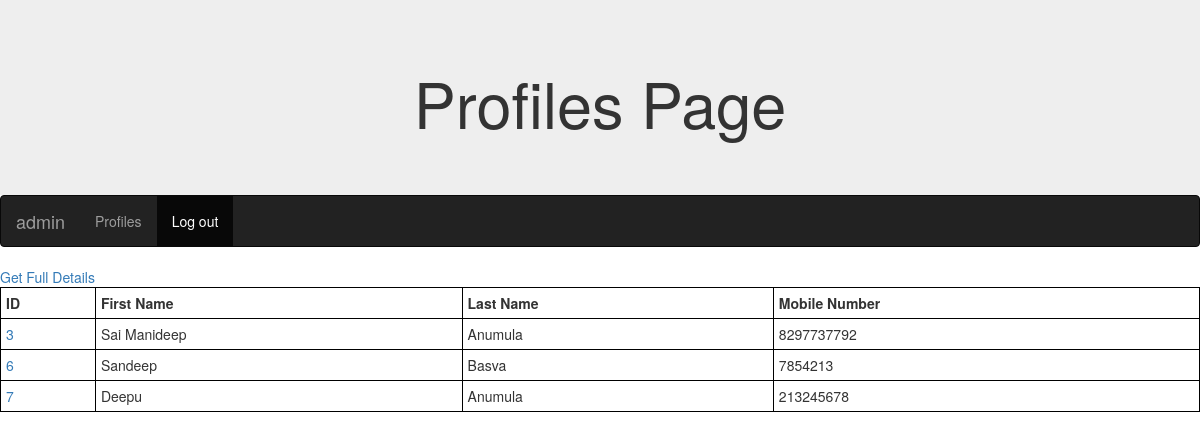
/myapp/profiles/ (signed in), run on an earlier commit of the app's database.
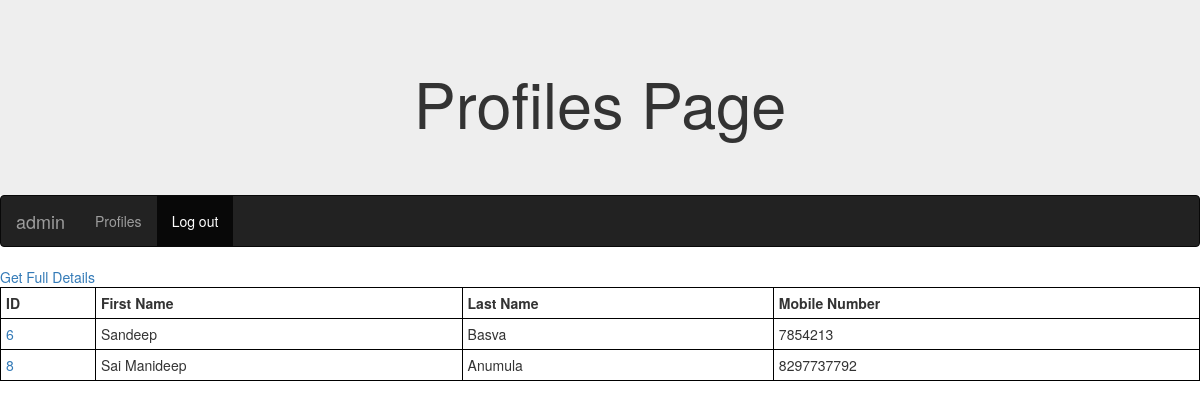
And on a later commit of the database.
### myapp/models.py (models this page shows, shortened)
class Person(models.Model):
    firstname=models.CharField(max_length=30)
    lastname=models.CharField(max_length=30)
    address=models.CharField(max_length=50)
    mobile_num=models.IntegerField()
    city=models.CharField(max_length=30)
    state=models.CharField(max_length=30)
    country=models.CharField(max_length=30)
    zipcode=models.IntegerField()

### myapp/views.py (the view)
@login_required(login_url="/myapp/login/")
def profiles(request):
    p= Person.objects.filter()
    return render(request, 'myapp/profiles.html',{'p':p})

### myapp/templates/myapp/profiles.html (shortened to what this page needs)
<!DOCTYPE html>
<html lang="en">
<head>
  <link rel="stylesheet" href="https://maxcdn.bootstrapcdn.com/bootstrap/3.3.7/css/bootstrap.min.css">
</head>
<body>
<div class="jumbotron text-center" style="margin-bottom:0">
  <h1>Profiles Page</h1>
</div>
<nav class="navbar navbar-inverse">
  <div class="container-fluid">
    <div class="navbar-header">
      <a class="navbar-brand" href="#">{{ user.get_username }}</a>
    </div>
    <div class="collapse navbar-collapse " id="myNavbar">
      <ul class="nav navbar-nav ">
                  <li><a href="/myapp/profiles/">Profiles</a></li>
          <li class="active"><a href="/myapp/logout/">Log out</a></li>
          </ul>
    </div>
  </div>
</nav>
<a href="/myapp/getdetails/">Get Full Details</a>
<table style="width:100%">
    <tr>
        <th>ID</th>
        <th>First Name</th>
        <th>Last Name</th>
        <th>Mobile Number</th>
    </tr>
    {% for p in p%}
    <tr>
        <td><a href="/myapp/profiles/{{p.id}}/">{{p.id}}</a></td>
        <td>{{p.firstname}}</td>
        <td>{{p.lastname}} </td>
        <td>{{p.mobile_num}}</td>
    </tr>
    {% endfor %}
</body>
</html>

### myapp/templates/myapp/profiles.html (style rules this page uses)
li { float: left; }
table, th, td { border: 1px solid black; }
th, td { padding: 5px; }

What changed in the data, as far as the page shows it:
removed Person: id "3", firstname "Sai Manideep", lastname "Anumula", mobile_num "8297737792"
removed Person: id "7", firstname "Deepu", lastname "Anumula", mobile_num "213245678"
added Person: id "8", firstname "Sai Manideep", lastname "Anumula", mobile_num "8297737792"
